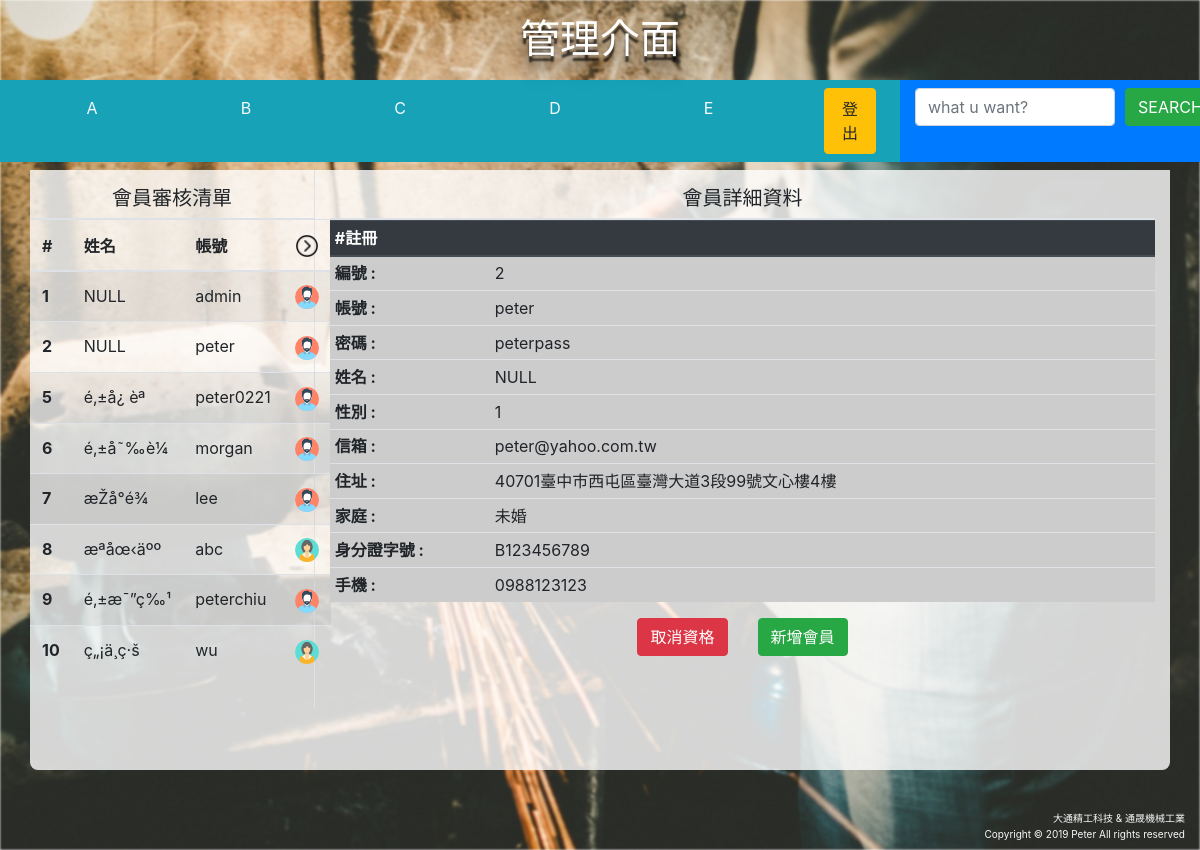
/backend/index.php?e_id_page=2 (signed in), run on the app's committed database.
### tables this page shows
CREATE TABLE IF NOT EXISTS `employee` (
  `e_id` int(11) NOT NULL AUTO_INCREMENT,
  `account` varchar(256) NOT NULL,
  `pass` varchar(256) NOT NULL,
  `name` varchar(10) NOT NULL,
  `gender` int(1) NOT NULL,
  `u_email` varchar(256) NOT NULL,
  `position` char(10) DEFAULT NULL,
  PRIMARY KEY (`e_id`)
);

### backend/member-list-check.php (the view, shortened to what this page needs)
<?php
	require '../includes/db.inc.php';
	$sql = "SELECT * FROM employee";
	$result = mysqli_query($conn, $sql);
	if ( mysqli_num_rows($result) > 0 ) {
		while ( $row = mysqli_fetch_assoc($result) ) {
			if ( $row['name'] == "" ) {
				$row['name'] = "NULL";
			}
			echo "<tr><th scope='row'>".$row['e_id']."</th><td>".$row['name']."</td><td>".$row['account']."</td><td>";
			if ( $row['gender'] == 1 ) {
				echo "<a href='index.php?e_id_page=".$row['e_id']."'><img src='../images/man.png'></a>";
			}else {
				echo "<a href='index.php?e_id_page=".$row['e_id']."'><img src='../images/girl.png'></a>";
			}
			echo "</td></tr>";
		}
	} else {
		echo "<tr><th scope='row' colspan='3' class='text-center'>尚無註冊資料</th></tr>";
	}
 ?>

### backend/member-detail-check.php
<?php
	$address = "40701臺中市西屯區臺灣大道3段99號文心樓4樓";
	$family = "未婚";
	$identity = "B123456789";
	$phone = "0988123123";
	if( isset( $_GET['e_id_page'] ) )
	{
		require '../includes/db.inc.php';
		$page = $_GET['e_id_page'];
		$sql = "SELECT * FROM employee WHERE e_id = $page";
		$result = mysqli_query($conn, $sql);
		if( mysqli_num_rows($result) > 0 ){
			$row = mysqli_fetch_assoc($result);
			if ( $row['name'] == "" ) {
				$row['name'] = "NULL";
			}elseif ( $row['gender'] == 1 ) {
				$row['gender'] = "男";
			}else {
				$row['gender'] = "女";
			}
			echo "<tr><th style='width: 10em;'>編號 :</th><td>".$row['e_id']."</td></tr>
			<tr><th style='width: 10em;'>帳號 :</th><td>".$row['account']."</td></tr>
			<tr><th style='width: 10em;'>密碼 :</th><td style='word-break: break-all;'>".$row['pass']."</td></tr>
			<tr><th style='width: 10em;'>姓名 :</th><td>".$row['name']."</td></tr>
			<tr><th style='width: 10em;'>性別 :</th><td>".$row['gender']."</td></tr>
			<tr><th style='width: 10em;'>信箱 :</th><td>".$row['u_email']."</td></tr>
			<tr><th style='width: 10em;'>住址 :</th><td>".$address."</td></tr>
			<tr><th style='width: 10em;'>家庭 :</th><td>".$family."</td></tr>
			<tr><th style='width: 10em;'>身分證字號 :</th><td>".$identity."</td></tr>
			<tr><th style='width: 10em;'>手機 :</th><td>".$phone."</td></tr>";
		}else{
			echo "<tr><th><h3 class='text-center text-primary' style='line-height: 20rem;'>查無資料</h3></th></tr>";
		}
	}
	else
	{
		echo "請審核註冊資料";
	}
 ?>

### css/my.css (style rules this page uses)
.container { border-bottom-left-radius: .5em; border-bottom-right-radius: .5em; }
.body-style-2 { height: 100vh; }
.body-style-2:before { background-image: url(../images/adult-blur-close-up-239509.jpg); background-size: cover; background-position: center; width: 100%; height: 100%; content: ""; position: absolute; top: 0;left: 0;right: 0;bottom: 0; z-index: -1; filter: blur(1px); }
.font-mb { font-family: 微軟正黑體; font-weight: 400; }

### css/text-shadow.css (style rules this page uses)
.text-shadow-close { text-shadow: 0px 6px 2px rgba(0,0,0,0.7), 0px 14px 12px rgba(0,0,0,0.4), 0px 22px 20px rgba(0,0,0,0.1); }

### data on the page
employee: e_id "1", name "NULL", account "admin", gender 1 (drawn)
employee: e_id "2", name "NULL", account "peter", pass "peterpass", gender "1", u_email "peter@yahoo.com.tw"
employee: e_id "5", name "é‚±å¿ èª", account "peter0221", gender 1 (drawn)
employee: e_id "6", name "é‚±å˜‰è¼", account "morgan", gender 1 (drawn)
employee: e_id "7", name "æŽå°é¾", account "lee", gender 1 (drawn)
employee: e_id "8", name "æ­ªåœ‹äºº", account "abc", gender 0 (drawn)
employee: e_id "9", name "é‚±æ¯”ç‰¹", account "peterchiu", gender 1 (drawn)
employee: e_id "10", name "ç„¡ä¸­ç·š", account "wu", gender 0 (drawn)

### other printed values
$row['name'] "NULL"
$address "40701臺中市西屯區臺灣大道3段99號文心樓4樓"
$family "未婚"
$identity "B123456789"
$phone "0988123123"
